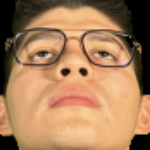
#> input picture Proyecto/FotosSoloRostros/AbrahamDaniloMirandaLopez/20230628_143549087_iOS_sin_fondo.png, 150 x 150 px, found by its file name; its folder holds only this picture in this run
$ python AumentoFotos.py
#> lines starting #> are read from the running program, lines starting #| are printed output that depends on the picture
import cv2
import os
import numpy as np
import shutil

# Directorio raíz que contiene las subcarpetas de las personas
root_dir = 'C:/Users/USER/Documents/THAIS_U/SEPTIMO/Inteligencia Artificial/EjerciciosPython/Proyecto/FotosSoloRostros/'

# Directorio de destino para el dataset
dataset_dir = 'C:/Users/USER/Documents/THAIS_U/SEPTIMO/Inteligencia Artificial/EjerciciosPython/Proyecto/dataset'

# Lista de transformaciones de aumento de datos a aplicar
transformations = [
    ('rotation', 10),
    ('horizontal_flip', 0.5),
    ('scale', 0.2),
    ('crop', 0.1),
    ('brightness', 0.1),
    ('shift', 0.2)
]

def apply_rotation(image, angle):
    rows, cols = image.shape[:2]
    matrix = cv2.getRotationMatrix2D((cols/2, rows/2), angle, 1)
    rotated = cv2.warpAffine(image, matrix, (cols, rows))
    return rotated

def apply_horizontal_flip(image):
    flipped = cv2.flip(image, 1)
    return flipped

def apply_scale(image, factor):
    rows, cols = image.shape[:2]
    scaled = cv2.resize(image, (int(cols*(1+factor)), int(rows*(1+factor))))
    return scaled

def apply_crop(image, ratio):
    rows, cols = image.shape[:2]
    cropped = image[int(rows*ratio):int(rows*(1-ratio)), int(cols*ratio):int(cols*(1-ratio))]
    return cropped

def apply_brightness(image, factor):
    hsv = cv2.cvtColor(image, cv2.COLOR_BGR2HSV)
    hsv[..., 2] = hsv[..., 2] * factor
    brightened = cv2.cvtColor(hsv, cv2.COLOR_HSV2BGR)
    return brightened

def apply_shift(image, shift):
    rows, cols = image.shape[:2]
    M = np.float32([[1, 0, shift], [0, 1, shift]])
    shifted = cv2.warpAffine(image, M, (cols, rows))
    return shifted

# Crear el directorio de destino del dataset
if not os.path.exists(dataset_dir):
    os.makedirs(dataset_dir)
    print("Nueva carpeta: dataset")

# Iterar sobre las subcarpetas de las personas
for person_dir in os.listdir(root_dir):
    person_path = os.path.join(root_dir, person_dir)

    # Crear una subcarpeta en el directorio del dataset para la persona actual
    person_dataset_dir = os.path.join(dataset_dir, person_dir)
    if not os.path.exists(person_dataset_dir):
        os.makedirs(person_dataset_dir)

    # Iterar sobre las imágenes en la subcarpeta actual
    for image_file in os.listdir(person_path):
        image_path = os.path.join(person_path, image_file)
        image = cv2.imread(image_path)
#> image is the input picture: shape (150, 150, 3); mean B, G, R 91, 127, 168.3

        # Guardar la imagen original en el directorio del dataset
        output_path = os.path.join(person_dataset_dir, image_file)
        cv2.imwrite(output_path, image)

        # Aplicar las transformaciones de aumento de datos y guardar las imágenes generadas
        for transform, param in transformations:
            if np.random.uniform() < param:
                transformed_image = None

                if transform == 'rotation':
                    transformed_image = apply_rotation(image, 10)
                elif transform == 'horizontal_flip':
                    transformed_image = apply_horizontal_flip(image)
                elif transform == 'scale':
                    transformed_image = apply_scale(image, 0.2)
                elif transform == 'crop':
                    transformed_image = apply_crop(image, 0.1)
                elif transform == 'brightness':
                    transformed_image = apply_brightness(image, 0.6)
                elif transform == 'shift':
                    transformed_image = apply_shift(image, 10)

                if transformed_image is not None:
                    transformed_output_path = os.path.join(person_dataset_dir, f'{transform}_{image_file}')
                    cv2.imwrite(transformed_output_path, transformed_image)
#> this loop made 6 passes
#> pass 1, in apply_rotation, `rotated = cv2.warpAffine(image, matrix, (cols, rows))`:
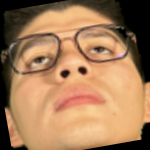
#> rotated: shape (150, 150, 3); mean B, G, R 88.8, 123.8, 163.9
#> pass 2 of the loop `for person_dir in os.listdir(root_dir):`:
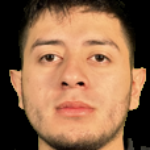
#> input picture Proyecto/FotosSoloRostros/AndresFranciscoGarciaFlores/20230628_144038450_iOS_sin_fondo.png, 150 x 150 px, found by its file name
#> image is the input picture: shape (150, 150, 3); mean B, G, R 72.8, 101.9, 141.7
#> the loop `for transform, param in transformations:` made 6 passes
#> matrix in apply_rotation on pass 1: [[0.985, 0.174, -11.88], [-0.174, 0.985, 14.16]]
#> pass 1, in apply_rotation (call 2), `rotated = cv2.warpAffine(image, matrix, (cols, rows))`:
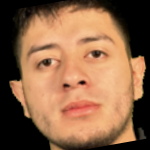
#> rotated: shape (150, 150, 3); mean B, G, R 72.4, 101.4, 140.9
#> pass 3 of the loop `for person_dir in os.listdir(root_dir):`:
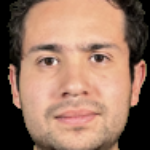
#> input picture Proyecto/FotosSoloRostros/AndresPatricioTapiaGonzalez/20230628_150954302_iOS_sin_fondo.png, 150 x 150 px, found by its file name
#> image is the input picture: shape (150, 150, 3); mean B, G, R 98.7, 118, 153.8
#> the loop `for transform, param in transformations:` made 6 passes
#> pass 1, in apply_rotation (call 3), `rotated = cv2.warpAffine(image, matrix, (cols, rows))`:
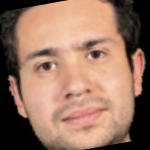
#> rotated: shape (150, 150, 3); mean B, G, R 97.7, 116.6, 152
